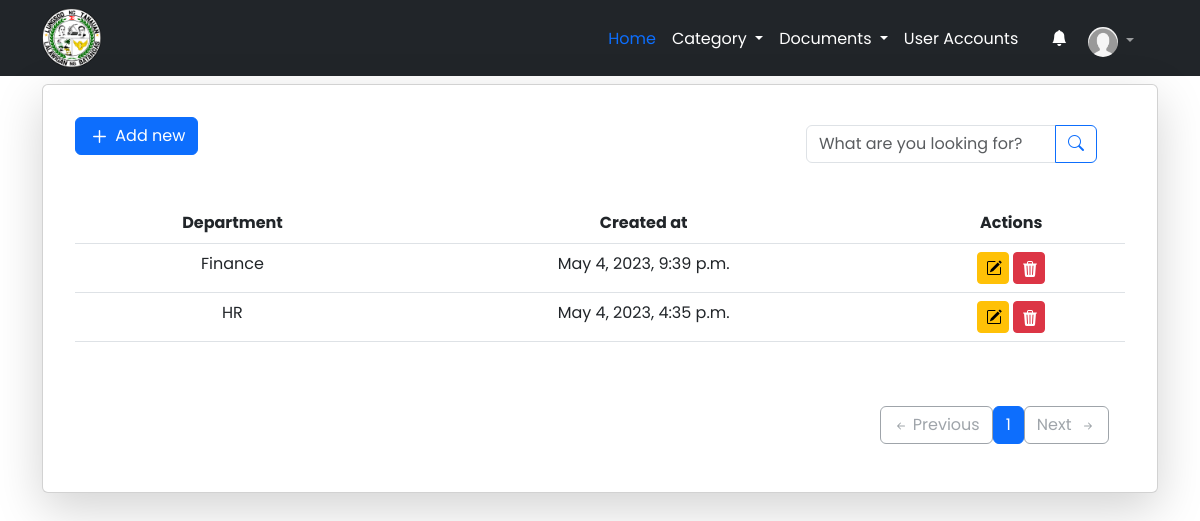
Page /department (signed in) on the committed database.
### apps/models.py (models this page shows, shortened)
class User(AbstractUser):
    USERNAME_FIELD = 'employee_no'# changes email to unique and blank to false
    REQUIRED_FIELDS = []  # removes email from REQUIRED_FIELDS
    username = models.CharField(max_length=255, null=True, blank=True)
    employee_no = models.CharField(max_length=255, unique=True)
    profile_picture = models.ImageField(upload_to="profile_picture", default='default.png')
    middle_name = models.CharField(max_length=255, blank=True)
    address = models.CharField(max_length=255)
    birthday = models.DateField(auto_now_add=False, null=True, blank=True)
    contact = models.CharField(max_length=13)
    sex = models.CharField(max_length=255)
    is_employee = models.BooleanField(default=False)
    is_admin = models.BooleanField(default=False)
    objects = CustomUserManager()
    department = models.OneToOneField("Department", on_delete=models.SET_NULL, null=True)
    class Meta:
        verbose_name = 'User'
        verbose_name_plural = 'Users'

class Department(models.Model):
    id = models.UUIDField(primary_key=True, default=uuid.uuid4, editable=False)
    department = models.CharField(max_length=255, unique=True)
    created_at = models.DateTimeField(auto_now_add=True)
    class Meta:
        verbose_name = 'Department'
        verbose_name_plural = 'Departments'

### apps/views.py (the view)
# urls.py: path("department", department, name="department"),
@login_required(login_url='/login')
def department(request):
    template_name = 'department/department_list.html'
    department = Department.objects.all().order_by('-created_at')
    paginator = Paginator(department, 10)
    page_number = request.GET.get('page')
    department = paginator.get_page(page_number)
    context = {
        "department": department,
        "department_state": "background-color: rgba(212, 210, 210, 1);  color: #fff;",
    }
    return render(request, template_name, context)

### apps/templates/department/department_list.html (shortened to what this page needs)
{% extends 'base.html' %}
{% block content %}
<div class="container mt-2">
  <div class="card shadow-lg">
    <div class="card-body m-3 p-3">
      <div class="mb-5">
        <div class="px-3 py-2 mb-3 float-end">
          <div class="container d-flex flex-wrap justify-content-center">
            <form class="col-12 col-lg-auto mb-2 mb-lg-0 me-lg-auto" role="search" method="get" action=""
              id="search-form" onsubmit="myFunction(); return false;">
              <div class="input-group">
                <input type="search" class="form-control" placeholder="What are you looking for?" aria-label="Search" style="width: 250px;"
                  id="search-input">
                <button class="btn btn-outline-primary" type="button" id="search-button">
                  <i class="bi bi-search"></i>
                </button>
              </div>
            </form>
          </div>
        </div>
        <a href="{% url 'add_department' %}" class="btn btn-primary">
          <svg xmlns="http://www.w3.org/2000/svg" fill="none" viewBox="0 0 24 24" stroke-width="1.5"
            stroke="currentColor" style="width:23px; height:23px;">
            <path stroke-linecap="round" stroke-linejoin="round" d="M12 6v12m6-6H6" />
          </svg>
          Add new
        </a>
        <div class="table-responsive mx-auto mt-5">
          <table class="table" id="categoryTable">
            <thead>
              <tr>
                <th scope="col" class="text-center">Department</th>
                <th scope="col" class="text-center">Created at</th>
                <th scope="col" class="text-center">Actions</th>
              </tr>
            </thead>
            {% for list in department %}
            <tr>
              <td class="text-center">{{ list.department }}</td>
              <td class="text-center">{{ list.created_at }}</td>
              <td class="text-center">
                <a href="{% url 'update_department' list.id %}" class="btn btn-warning btn-sm"
                  style="height: 32px; width:32px;">
                </a>
                <button type="button" class="btn btn-danger btn-sm" style="height: 32px; width:32px;"
                  data-bs-toggle="modal" data-bs-target="#exampleModal" onclick="setID('{{ list.id }}')">
                </button>
              </td>
              {% empty %}
            <tr>
              <td colspan="4" class="text-center">No department available</td>
            </tr>
            </tr>
            {% endfor %}
          </table>
        </div>
      </div>
      <div class="d-flex flex-column-reverse flex-sm-row justify-content-sm-end align-items-center m-3">
        <div class="d-inline-flex">
          {% if department.has_previous %}
          <a href="?page={{ department.previous_page_number }}" class="btn btn-outline-secondary rounded-start">
            <svg xmlns="http://www.w3.org/2000/svg" width="16" height="16" fill="currentColor"
              class="bi bi-arrow-left-short" viewBox="0 0 16 16">
              <path fill-rule="evenodd"
                d="M12 8a.5.5 0 0 1-.5.5H5.707l2.147 2.146a.5.5 0 0 1-.708.708l-3-3a.5.5 0 0 1 0-.708l3-3a.5.5 0 1 1 .708.708L5.707 7.5H11.5a.5.5 0 0 1 .5.5z">
              </path>
            </svg>&nbsp;Previous
          </a>
          {% else %}
          <button type="button" disabled class="btn btn-outline-secondary rounded-start disabled">
            <svg xmlns="http://www.w3.org/2000/svg" width="16" height="16" fill="currentColor"
              class="bi bi-arrow-left-short" viewBox="0 0 16 16">
              <path fill-rule="evenodd"
                d="M12 8a.5.5 0 0 1-.5.5H5.707l2.147 2.146a.5.5 0 0 1-.708.708l-3-3a.5.5 0 0 1 0-.708l3-3a.5.5 0 1 1 .708.708L5.707 7.5H11.5a.5.5 0 0 1 .5.5z">
              </path>
            </svg>&nbsp;Previous
          </button>
          {% endif %}
          {% for num in department.paginator.page_range %}
          {% if department.number == num %}
          <button type="button" class="btn btn-primary">
            {{ num }}
          </button>
          {% elif num > department.number|add:-3 and num < department.number|add:3 %} <a href="?page={{ num }}"
            class="btn btn-outline-secondary">
            {{ num }}
            </a>
            {% endif %}
            {% endfor %}
            {% if department.has_next %}
            <a href="?page={{ department.next_page_number }}" class="btn btn-outline-secondary rounded-end">
              Next&nbsp;
              <svg xmlns="http://www.w3.org/2000/svg" width="16" height="16" fill="currentColor"
                class="bi bi-arrow-right-short" viewBox="0 0 16 16">
                <path fill-rule="evenodd"
                  d="M4 8a.5.5 0 0 1 .5-.5h5.793L8.146 5.354a.5.5 0 1 1 .708-.708l3 3a.5.5 0 0 1 0 .708l-3 3a.5.5 0 0 1-.708-.708L10.293 8.5H4.5A.5.5 0 0 1 4 8z">
                </path>
              </svg>
            </a>
            {% else %}
            <button type="button" disabled class="btn btn-outline-secondary rounded-end disabled">
              Next&nbsp;
              <svg xmlns="http://www.w3.org/2000/svg" width="16" height="16" fill="currentColor"
                class="bi bi-arrow-right-short" viewBox="0 0 16 16">
                <path fill-rule="evenodd"
                  d="M4 8a.5.5 0 0 1 .5-.5h5.793L8.146 5.354a.5.5 0 1 1 .708-.708l3 3a.5.5 0 0 1 0 .708l-3 3a.5.5 0 0 1-.708-.708L10.293 8.5H4.5A.5.5 0 0 1 4 8z">
                </path>
              </svg>
            </button>
            {% endif %}
        </div>
      </div>
    </div>
  </div>
  {% endblock %}

### templates/navbar_v2.html (shortened to what this page needs)
{% load static %}
<nav class="navbar navbar-expand-lg navbar-dark bg-dark" aria-label="Offcanvas navbar large">
  <div class="container">
    <img src="{% static 'logo/logopng.png' %}" class="rounded float-start" width="60" height="60">
    <div class="offcanvas offcanvas-end text-bg-dark" tabindex="-1" id="offcanvasNavbar2" aria-labelledby="offcanvasNavbar2Label">
      <div class="offcanvas-body ">
        <ul class="navbar-nav mt-2 justify-content-sm-end  flex-grow-1 pe-3 col-lg-auto">
          <li class="nav-item ">
            <a class="nav-link px-2 text-primary" aria-current="page" href="{% url 'home' %}" style="{{ home_state }}">Home</a>
          </li>
          {% if user.is_admin %}
          <li class="nav-item dropdown">
            <a class="nav-link dropdown-toggle px-2 text-white" href="#" role="button" data-bs-toggle="dropdown" aria-expanded="false">
             Category
            </a>
          </li>
          {% endif %}
          <li class="dropdown">
            <a class="nav-link dropdown-toggle px-2 text-white" href="#" role="button" data-bs-toggle="dropdown" aria-expanded="false">
              Documents
            </a>
          </li>
          {% if user.is_admin %}
          <li class="nav-item">
            <a class="nav-link px-2 text-white" href="{% url 'account' %}" style="{{ account_state }}">User Accounts</a>
          </li>&nbsp;&nbsp;&nbsp;&nbsp;
          {% endif %}
          <li class="nav-item">
            <a class="nav-link px-2 text-white" href="{% url 'activity_history' %}" style="{{ history_state }}" >
              <i class="bi bi-bell-fill"></i>&nbsp;
            </a>
          </li>
          <li class="nav-item dropdown">
            <a class="nav-link dropdown-toggle" href="#" role="button" data-bs-toggle="dropdown" aria-expanded="false">
              <img src="{{ user.profile_picture.url }}" alt="profile picture" width="30" height="30" class="rounded-circle">
            </a>
          </li>
        </ul>
      </div>
    </div>
  </div>
</nav>

### rows in the picture
User: profile_picture (placeholder picture)
Department: department "Finance", created_at "May 4, 2023, 9:39 p.m."
Department: department "HR", created_at "May 4, 2023, 4:35 p.m."

### other values in the picture
{{ num }} "1"
